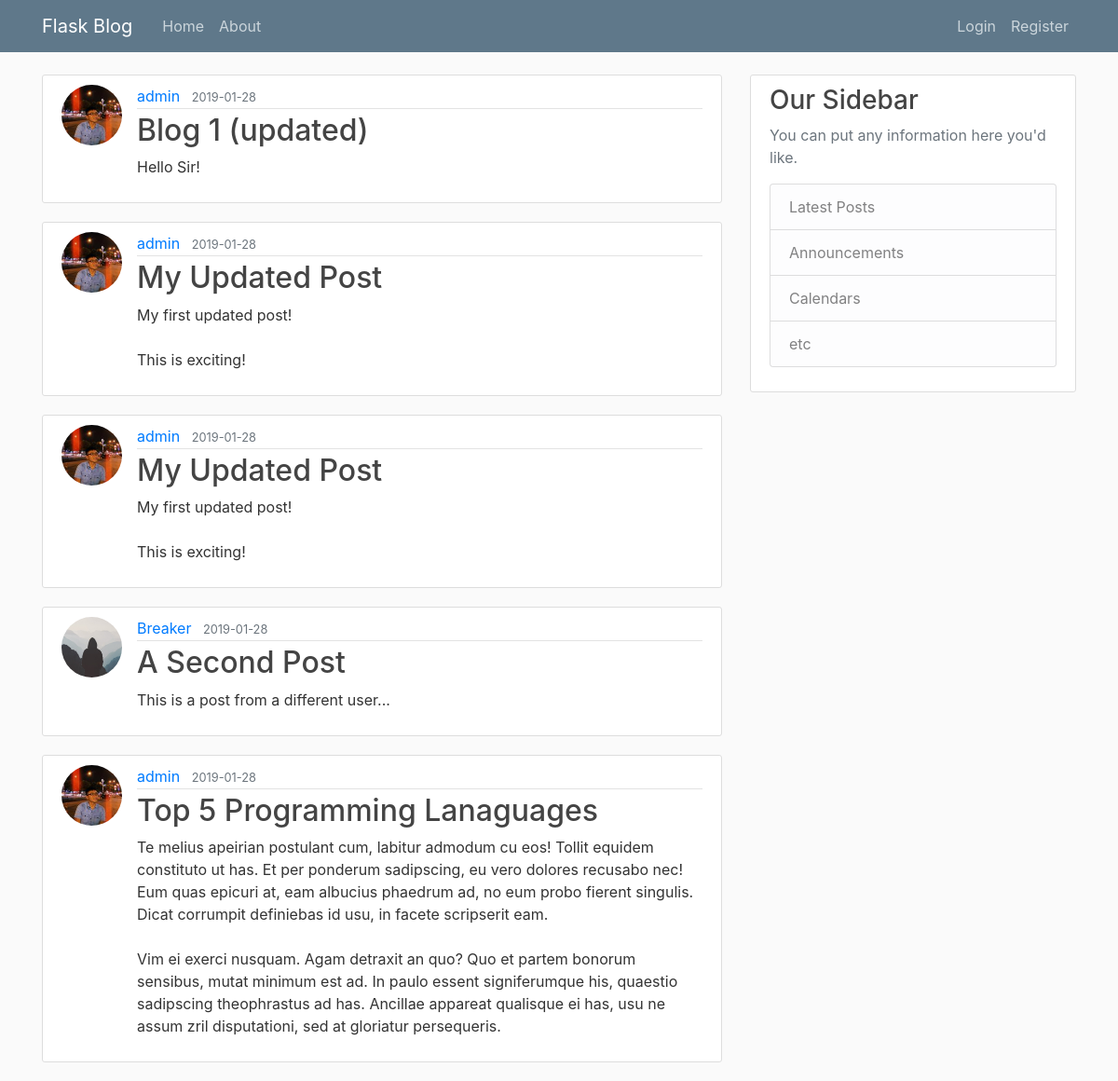
The page /home on the database its author committed.
### flaskblog/models.py (models this page shows, shortened)
class Post(db.Model):
    id = db.Column(db.Integer, primary_key=True)
    title = db.Column(db.String(100), nullable=False)
    date_posted = db.Column(db.DateTime, nullable=False, default=datetime.utcnow)
    content = db.Column(db.Text, nullable=False)
    user_id = db.Column(db.Integer, db.ForeignKey('user.id'), nullable=False)

class User(db.Model, UserMixin):
    id = db.Column(db.Integer, primary_key=True)
    username = db.Column(db.String(20), unique=True, nullable=False)
    email = db.Column(db.String(120), unique=True, nullable=False)
    image_file = db.Column(db.String(20), nullable=False, default='default.jpg')
    password = db.Column(db.String(60), nullable=False)
    posts = db.relationship('Post', backref='author', lazy=True)

### flaskblog/routes.py (the view)
@app.route("/")
@app.route("/home")
def home():
    page = request.args.get('page', 1, type=int)
    posts = Post.query.paginate(page=page, per_page=5)
    return render_template('home.html', posts=posts)

### flaskblog/templates/home.html
{% extends "layout.html" %}
{% block content %}
    {% for post in posts.items %}
        <article class="media content-section">
            <img src="{{ url_for('static', filename='profile_pics/' + post.author.image_file) }}" class="rounded-circle article-img" alt="">
            <div class="media-body">
              <div class="article-metadata">
                <a class="mr-2" href="#">{{ post.author.username }}</a>
                <small class="text-muted">{{ post.date_posted.strftime('%Y-%m-%d') }}</small>
              </div>
              <h2><a class="article-title" href="{{ url_for('post', post_id=post.id) }}">{{ post.title }}</a></h2>
              <p class="article-content">{{ post.content }}</p>
            </div>
        </article>
    {% endfor %}
{% endblock %}

### flaskblog/templates/layout.html (shortened to what this page needs)
<!DOCTYPE html>
<html lang="en">
<head>
    <link rel="stylesheet" href="https://stackpath.bootstrapcdn.com/bootstrap/4.2.1/css/bootstrap.min.css">
    <link rel="stylesheet" href="{{ url_for('static', filename='main.css') }}">
</head>
<body>
    <header class="site-header">
        <nav class="navbar navbar-expand-md navbar-dark bg-steel fixed-top">
            <div class="container">
            <a class="navbar-brand mr-4" href="/">Flask Blog</a>
            <div class="collapse navbar-collapse" id="navbarToggle">
                <div class="navbar-nav mr-auto">
                    <a class="nav-item nav-link" href="{{ url_for('home') }}">Home</a>
                    <a class="nav-item nav-link" href="#">About</a>
                </div>
                <div class="navbar-nav">
                    {% if current_user.is_authenticated %}
                        <a class="nav-item nav-link" href="{{ url_for('new_post') }}">New Post</a>
                        <a class="nav-item nav-link" href="{{ url_for('account') }}">Account</a>
                        <a class="nav-item nav-link" href="{{ url_for('logout') }}">Logout</a>
                    {% else %}
                        <a class="nav-item nav-link" href="{{ url_for('login') }}">Login</a>
                        <a class="nav-item nav-link" href="{{ url_for('register') }}">Register</a>
                    {% endif %}
                </div>
            </div>
            </div>
        </nav>
    </header>
    <main role="main" class="container">
        <div class="row">
            <div class="col-md-8">
                {% block content %}{% endblock %}
            </div>
            <div class="col-md-4">
                <div class="content-section">
                    <h3>Our Sidebar</h3>
                    <p class='text-muted'>You can put any information here you'd like.
                    <ul class="list-group">
                        <li class="list-group-item list-group-item-light">Latest Posts</li>
                        <li class="list-group-item list-group-item-light">Announcements</li>
                        <li class="list-group-item list-group-item-light">Calendars</li>
                        <li class="list-group-item list-group-item-light">etc</li>
                    </ul>
                    </p>
                </div>
            </div>
        </div>
    </main>
</body>
</html>

### flaskblog/static/main.css (style rules this page uses)
body { background: #fafafa; color: #333333; margin-top: 5rem; }
h1, h2, h3, h4, h5, h6 { color: #444444; }
.bg-steel { background-color: #5f788a; }
.site-header .navbar-nav .nav-link { color: #cbd5db; }
.content-section { background: #ffffff; padding: 10px 20px; border: 1px solid #dddddd; border-radius: 3px; margin-bottom: 20px; }
.article-title { color: #444444; }
.article-content { white-space: pre-line; }
.article-img { height: 65px; width: 65px; margin-right: 16px; }
.article-metadata { padding-bottom: 1px; margin-bottom: 4px; border-bottom: 1px solid #e3e3e3 }

### rows shown on the page
Post: image_file (picture), author.username "admin", date_posted "2019-01-28", title "Blog 1 (updated)", content "Hello Sir!"
Post: image_file (picture), author.username "admin", date_posted "2019-01-28", title "My Updated Post", content "My first updated post! This is exciting!"
Post: image_file (picture), author.username "admin", date_posted "2019-01-28", title "My Updated Post", content "My first updated post! This is exciting!"
Post: image_file (placeholder picture), author.username "Breaker", date_posted "2019-01-28", title "A Second Post", content "This is a post from a different user..."
Post: image_file (picture), author.username "admin", date_posted "2019-01-28", title "Top 5 Programming Lanaguages", content "Te melius apeirian postulant cum, labitur admodum cu eos! Tollit equidem constituto ut has. Et per ponderum sadipscing, eu vero dolores recusabo nec! Eum quas epicuri at, eam albucius phaedrum ad, no eum probo fierent singulis. Dicat corrumpit definiebas id usu, in facete scripserit eam. Vim ei exerci nusquam. Agam detraxit an quo? Quo et partem bonorum sensibus, mutat minimum est ad. In paulo essent signiferumque his, quaestio sadipscing theophrastus ad has. Ancillae appareat qualisque ei has, usu ne assum zril disputationi, sed at gloriatur persequeris."
